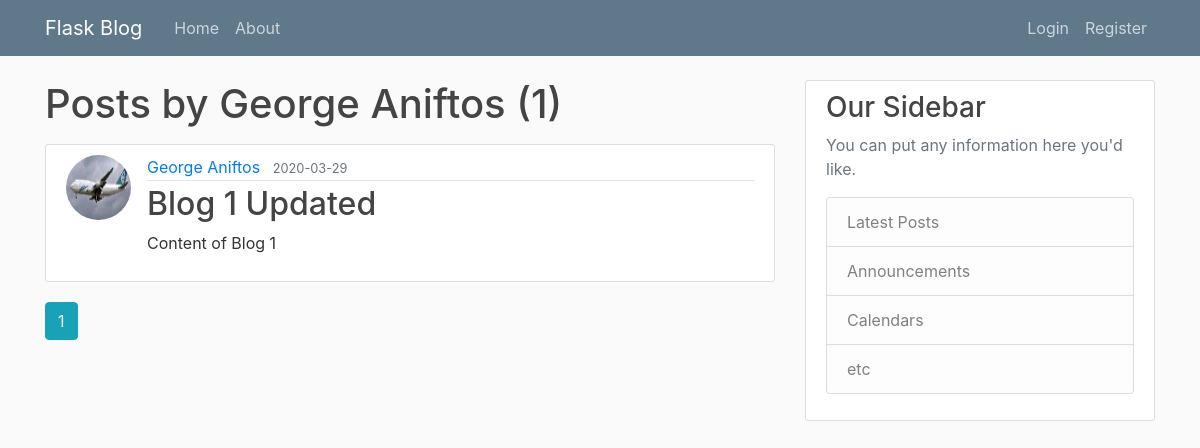
The page /user/George Aniftos on the database as committed earlier.
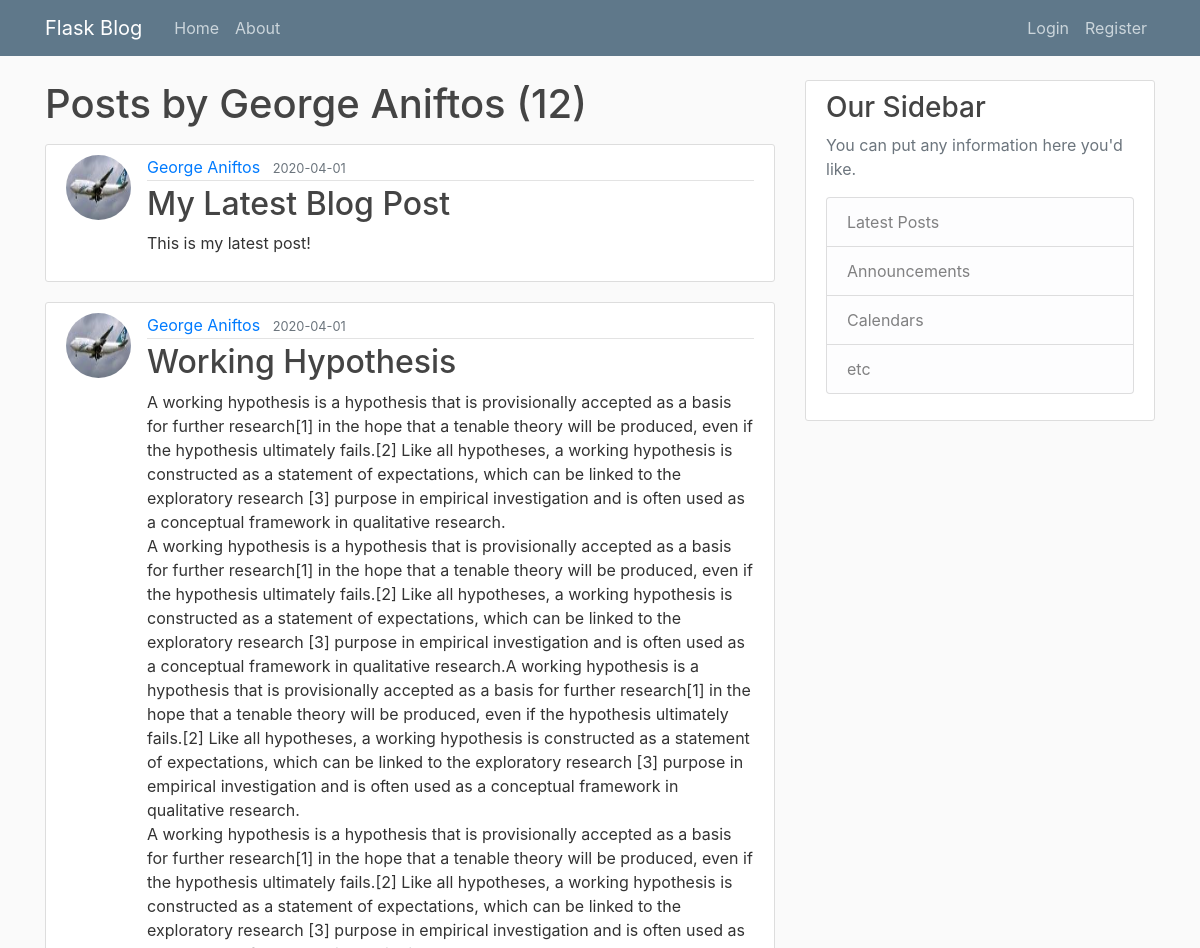
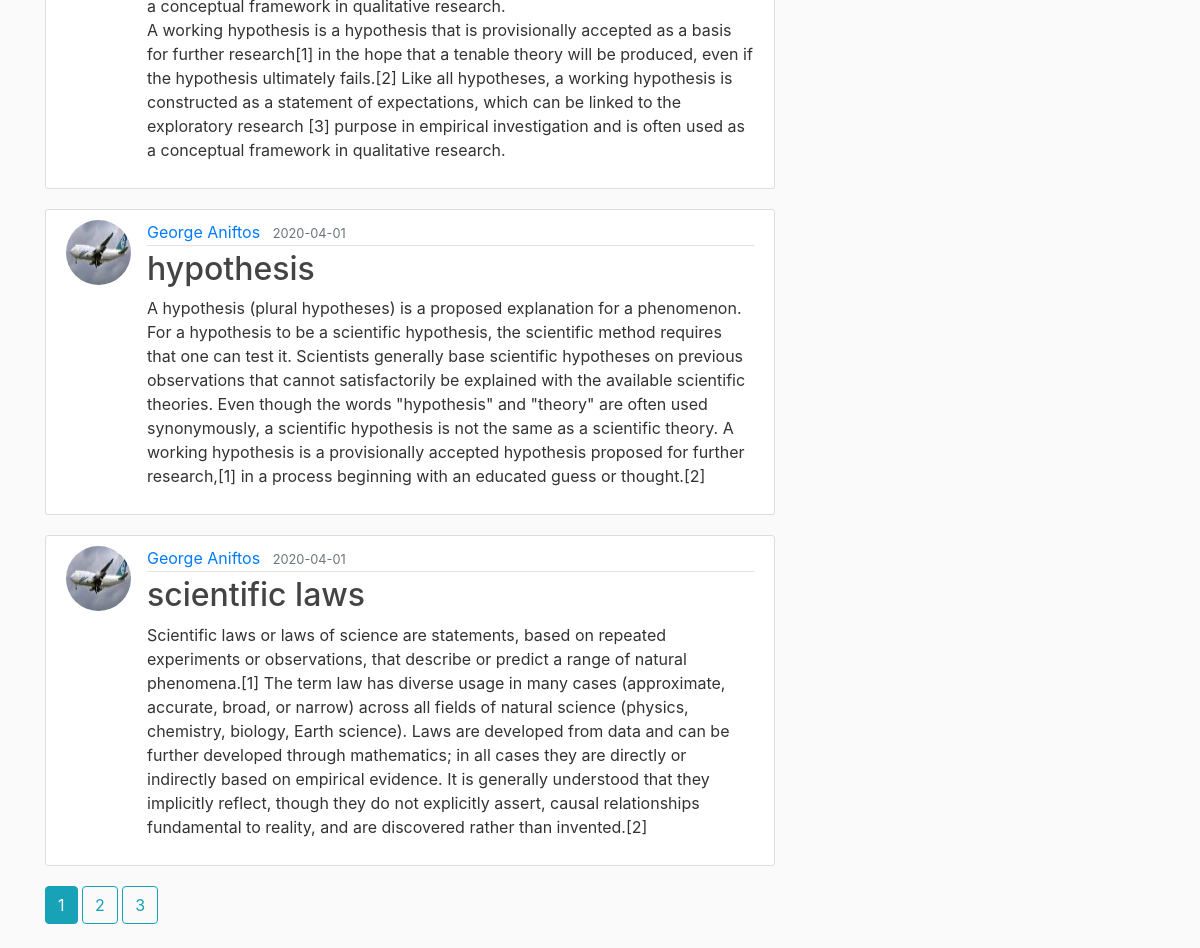
The same page on the database as committed later (2 pictures, top to bottom).
### flaskblog/models.py (models this page shows, shortened)
class User(db.Model, UserMixin): #Each class is an individual table on the database with the name of "user" (lowercase)
    id = db.Column(db.Integer, primary_key = True) #primary key means a unique id for a user
    username = db.Column(db.String(20), unique = True, nullable = False) #unique means again same us above, cant be empty
    email = db.Column(db.String(120), unique = True, nullable = False)
    image_file = db.Column(db.String(20), nullable = False, default = 'default.jpg') #no unique = True because there is going to be a default picture
    password = db.Column(db.String(60), nullable = True) #generate hash of 60 characters
    posts = db.relationship('Post', backref='author', lazy = True) #defines a relationship not a column!
    '''Our post attritube has relationship to the Post model(class).
    Backref (is like creating a new column but not actuall) and uses the author attribute to get the user who created the post!
    Lazy defines when to pull all the posts data from that specific user. '''

class Post(db.Model): #Each class is an individual table on the database with the name "post" (lowercase)
    id = db.Column(db.Integer, primary_key = True) #unique post
    title = db.Column(db.String(100), nullable = False)
    date_posted = db.Column(db.DateTime, nullable = False, default = datetime.utcnow)
    content = db.Column(db.Text, nullable = False)
    user_id = db.Column(db.Integer, db.ForeignKey('user.id'), nullable=False) # specify is a foreign key.

### flaskblog/users/routes.py (the view)
@users.route("/user/<string:username>")
def user_posts(username):
    page = request.args.get('page', 1, type=int)
    user = User.query.filter_by(username=username).first_or_404() #get the first user with this username
    posts = Post.query.filter_by(author=user)\
        .order_by(Post.date_posted.desc())\
        .paginate(page = page, per_page=4) #grab all posts from database
    return render_template('user_posts.html', posts = posts, user=user)

### flaskblog/templates/user_posts.html
{% extends 'layout.html' %}
{% block content %}
    <h1 class="mb-3">Posts by {{ user.username }} ({{ posts.total }})</h1>
    {% for post in posts.items %}
        <article class="media content-section">
            <img class="rounded-circle article-img" src="{{ url_for('static', filename='profile_pics/'+ post.author.image_file) }}">
            <div class="media-body">
                <div class="article-metadata">
                    <a class="mr-2" href="{{ url_for('users.user_posts', username=post.author.username) }}">{{ post.author.username }}</a>
                    <small class="text-muted">{{ post.date_posted.strftime('%Y-%m-%d') }}</small>
                </div>
                <h2><a class="article-title" href="{{ url_for('posts.post', post_id=post.id) }}">{{ post.title }}</a></h2>
                <p class="article-content">{{ post.content }}</p>
            </div>
        </article>
    {% endfor %}
    {% for page_num in posts.iter_pages(left_edge=1, right_edge=1, left_current=1, right_current = 2) %}
        {% if page_num %}
            {% if posts.page == page_num %}
                <a class="btn btn-info mb-4" href="{{ url_for('users.user_posts', username=user.username, page=page_num) }}">{{ page_num }}</a>
            {% else %}
                <a class="btn btn-outline-info mb-4" href="{{ url_for('users.user_posts', username=user.username, page=page_num) }}">{{ page_num }}</a>
            {% endif %}
        {% else %}
        ...
        {% endif %}
    {% endfor %}
{% endblock content %}

### flaskblog/templates/layout.html (shortened to what this page needs)
<!DOCTYPE html>
<html>
<head>
    <link rel="stylesheet" href="https://stackpath.bootstrapcdn.com/bootstrap/4.3.1/css/bootstrap.min.css">
    <link rel="stylesheet" type = "text/css" href="{{ url_for('static', filename = 'main.css') }}">
</head>
<body>
    <header class="site-header">
        <nav class="navbar navbar-expand-md navbar-dark bg-steel fixed-top">
          <div class="container">
            <a class="navbar-brand mr-4" href="/">Flask Blog</a>
            <div class="collapse navbar-collapse" id="navbarToggle">
              <div class="navbar-nav mr-auto">
                <a class="nav-item nav-link" href="{{ url_for('main.home')}}">Home</a>
                <a class="nav-item nav-link" href="{{ url_for('main.about')}}">About</a>
              </div>
              <div class="navbar-nav">
                {% if current_user.is_authenticated %}
                  <a class="nav-item nav-link" href="{{ url_for('posts.new_post')}}">New Post</a>
                  <a class="nav-item nav-link" href="{{ url_for('users.account')}}">Account</a>
                  <a class="nav-item nav-link" href="{{ url_for('users.logout')}}">Logout</a>
                {% else %}
                  <a class="nav-item nav-link" href="{{ url_for('users.login')}}">Login</a>
                  <a class="nav-item nav-link" href="{{ url_for('users.register')}}">Register</a>
                {% endif %}
              </div>
            </div>
          </div>
        </nav>
    </header>
    <main role="main" class="container">
        <div class="row">
            <div class="col-md-8">
                {% block content %}{% endblock %}
            </div>
            <div class="col-md-4">
                <div class="content-section">
                    <h3>Our Sidebar</h3>
                    <p class='text-muted'>You can put any information here you'd like.
                        <ul class="list-group">
                            <li class="list-group-item list-group-item-light">Latest Posts</li>
                            <li class="list-group-item list-group-item-light">Announcements</li>
                            <li class="list-group-item list-group-item-light">Calendars</li>
                            <li class="list-group-item list-group-item-light">etc</li>
                        </ul>
                    </p>
                </div>
            </div>
        </div>
    </main>
</body>
</html>

### flaskblog/static/main.css (style rules this page uses)
body { background: #fafafa; color: #333333; margin-top: 5rem; }
h1, h2, h3, h4, h5, h6 { color: #444444; }
.bg-steel { background-color: #5f788a; }
.site-header .navbar-nav .nav-link { color: #cbd5db; }
.content-section { background: #ffffff; padding: 10px 20px; border: 1px solid #dddddd; border-radius: 3px; margin-bottom: 20px; }
.article-title { color: #444444; }
.article-content { white-space: pre-line; }
.article-img { height: 65px; width: 65px; margin-right: 16px; }
.article-metadata { padding-bottom: 1px; margin-bottom: 4px; border-bottom: 1px solid #e3e3e3 }

Rows that differ between the two databases and show on the page:
no longer on this page (row unchanged): Post: image_file (picture), author.username "George Aniftos", date_posted "2020-03-29", title "Blog 1 Updated", content "Content of Blog 1"
added Post: image_file (picture), author.username "George Aniftos", date_posted "2020-04-01", title "My Latest Blog Post", content "This is my latest post!"
added Post: image_file (picture), author.username "George Aniftos", date_posted "2020-04-01", title "Working Hypothesis", content "A working hypothesis is a hypothesis that is provisionally accepted as a basis for further research[1] in the hope that a tenable theory will be produced, even if the hypothesis ultimately fails.[2] Like all hypotheses, a working hypothesis is constructed as a statement of expectations, which can be linked to the exploratory research [3] purpose in empirical investigation and is often used as a conceptual framework in qualitative research. A working hypothesis is a hypothesis that is provisionally accepted as a basis for further research[1] in the hope that a tenable theory will be produced, even if the hypothesis ultimately fails.[2] Like all hypotheses, a working hypothesis is constructed…"
added Post: image_file (picture), author.username "George Aniftos", date_posted "2020-04-01", title "hypothesis", content "A hypothesis (plural hypotheses) is a proposed explanation for a phenomenon. For a hypothesis to be a scientific hypothesis, the scientific method requires that one can test it. Scientists generally base scientific hypotheses on previous observations that cannot satisfactorily be explained with the available scientific theories. Even though the words \"hypothesis\" and \"theory\" are often used synonymously, a scientific hypothesis is not the same as a scientific theory. A working hypothesis is a provisionally accepted hypothesis proposed for further research,[1] in a process beginning with an educated guess or thought.[2]"
added Post: image_file (picture), author.username "George Aniftos", date_posted "2020-04-01", title "scientific laws", content "Scientific laws or laws of science are statements, based on repeated experiments or observations, that describe or predict a range of natural phenomena.[1] The term law has diverse usage in many cases (approximate, accurate, broad, or narrow) across all fields of natural science (physics, chemistry, biology, Earth science). Laws are developed from data and can be further developed through mathematics; in all cases they are directly or indirectly based on empirical evidence. It is generally understood that they implicitly reflect, though they do not explicitly assert, causal relationships fundamental to reality, and are discovered rather than invented.[2]"
Other text that changed with them:
{{ posts.total }}: "1" → "12"
new list line: "2"
new list line: "3"
